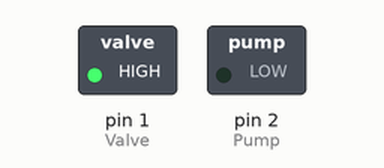
A sketch run on a simulated Teensy 4. On the bench: switched loads named in the sketch (green lamp = pin HIGH).

Above: at 0.1 s.
At 15.1 s:
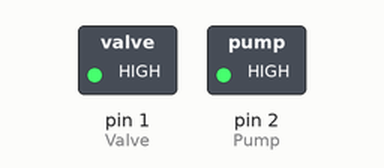
At 124.6 s:
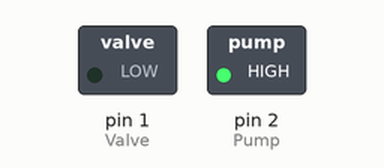
Timing chart, 0 to 126.1 s (numbered marks = the images above):
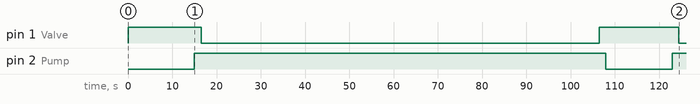

The sketch:

HydroTrinket.ino
```cpp
/*
  HydroTrinket
  A hydroponics controller using the Adafruit Trinket.

  01/10/2015, Pete and Katie Marchetto
  This code is beerware: if you use it and meet either or both of us, you owe us a beer. Otherwise, simply follow cc-by 2.0.
*/

int Valve = 1;  //Control the valve relay from pin 1.
int Pump = 2;  //Control the pump relay from pin 2.

double PumpIn=30;  //Amount of time to fill the tray in seconds.
double WetDwell=3;  //Amount of time to allow the hydroponics fluid to dwell in the tray in seconds.
double ValveOut=180;  //Amount of time to drain the tray into the bucket in seconds.
double DryDwell=3;  //Amount of time to allow the plants to sit without hydroponics fluid in seconds.

void setup() {
  pinMode(Valve, OUTPUT);  //Set the valve relay pin as an output.
  pinMode(Pump, OUTPUT);  //Set the pump relay pin as an output.
  digitalWrite(Pump, HIGH);  //Drive the pump pin high, as the relay is active low.
  digitalWrite(Valve, HIGH);  //Drive the valve pin high, as the relay is active low.
}

void loop() {
  digitalWrite(Pump, LOW);  //Turn on the pump relay.
  delay(PumpIn*500);  //Leave the pump relay on for PumpIn*1000 msec.
  digitalWrite(Pump, HIGH);  //Turn off the pump relay.
  delay(WetDwell*500);  //Leave the pump relay off for WetDwell*1000 msec.
  digitalWrite(Valve, LOW);  //Turn on the valve relay.
  delay(ValveOut*500);  //Leave the valve relay on for ValveOut*1000 msec.
  digitalWrite(Valve, HIGH);  //Turn off the valve relay.
  delay(DryDwell*500);  //Leave the valve relay off for DryDwell*1000 msec.
}
```

Measured:
- by itself, pin 1 (Valve): HIGH → LOW at 16.5 s, → HIGH 90.0 s later, → LOW 18.0 s later
- by itself, pin 2 (Pump): LOW → HIGH at 15.0 s, → LOW 93.0 s later, → HIGH 15.0 s later
